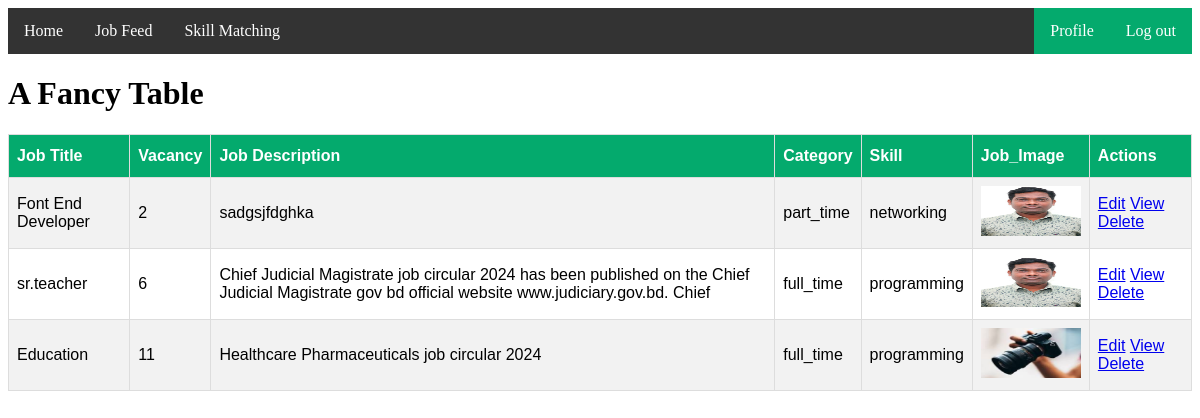
The app's page /createdJob/ (signed in) with its own data.
### myApp/models.py (models this page shows, shortened)
class JobModel(models.Model):
    JOB_TYPE_CHOICES=[
        ('full_time', 'Full Time'),
        ('part_time', 'Part Time'),
    ]
    SKILLS=[
        ('programming','Programming'),
        ('networking','Networking'),
        ('graphics_design','Graphics_design'),
    ]
    skills=models.CharField(choices=SKILLS,max_length=100,null=True)
    user=models.ForeignKey(customUser,null=True,blank=True,on_delete=models.CASCADE)
    job_title = models.CharField(max_length=200, null=True, blank=True)
    vacancy = models.CharField(max_length=200, null=True, blank=True)
    job_description = models.TextField(null=True, blank=True)
    category = models.CharField(max_length=50, choices=JOB_TYPE_CHOICES, null=True, blank=True)
    image=models.ImageField(upload_to="Media/Pro_pic",null=True)

### myProject/views.py (the view)
# urls.py: path('createdJob/', createdJob, name="createdJob"),
def createdJob(request):
    current_user=request.user
    job=JobModel.objects.filter(user=current_user)
    context={
        'job':job
    }
    return render(request,"createdJob.html",context)

### Template/createdJob.html (shortened to what this page needs)
{% extends 'base.html' %}
{% block body %}
<!DOCTYPE html>
<html>
<head>
</head>
<body>
<h1>A Fancy Table</h1>
<table id="customers">
  <tr>
    <th>Job Title</th>
    <th>Vacancy</th>
    <th>Job Description</th>
    <th>Category</th>
    <th>Skill</th>
    <th>Job_Image</th>
    <th>Actions</th>
  </tr>
  {% for i in job %}
  <tr>
    <td>{{i.job_title}}</td>
    <td>{{i.vacancy}}</td>
    <td>{{i.job_description}}</td>
    <td>{{i.category}}</td>
    <td>{{i.skills}}</td>
    <td>
      <img src="/{{i.image}}" alt="Image" height="50px" width="100px">
    </td>
    <td>
        <a href="{% url 'editJob' i.id %}">Edit</a>
        <a href="{% url 'viewJob' i.id %}">View</a>
        <a href="{% url 'deleteJob' i.id %}">Delete</a>
    </td>
  </tr>
  {% endfor %}
</table>
</body>
</html>
{% endblock body %}

### Template/createdJob.html (style rules this page uses)
#customers { font-family: Arial, Helvetica, sans-serif; border-collapse: collapse; width: 100%; }
#customers td, #customers th { border: 1px solid #ddd; padding: 8px; }
#customers tr:nth-child(even) { background-color: #f2f2f2; }
#customers th { padding-top: 12px; padding-bottom: 12px; text-align: left; background-color: #04AA6D; color: white; }

### records on screen
JobModel: job_title "Font End Developer", vacancy "2", job_description "sadgsjfdghka", category "part_time", skills "networking", image (picture)
JobModel: job_title "sr.teacher", vacancy "6", job_description "Chief Judicial Magistrate job circular 2024 has been published on the Chief Judicial Magistrate gov bd official website www.judiciary.gov.bd. Chief", category "full_time", skills "programming", image (picture)
JobModel: job_title "Education", vacancy "11", job_description "Healthcare Pharmaceuticals job circular 2024", category "full_time", skills "programming", image (picture)
